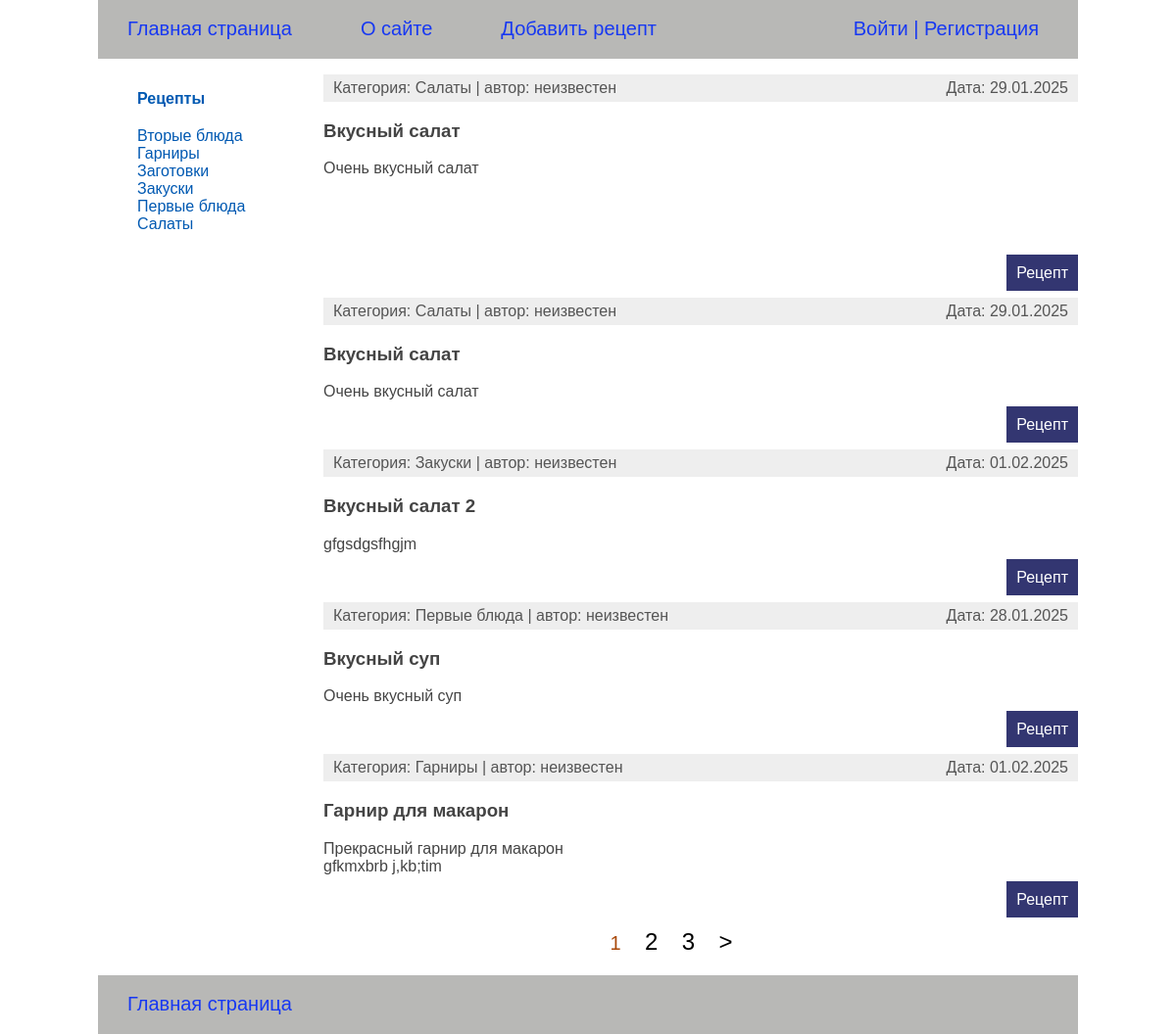
The app's page /, older data.
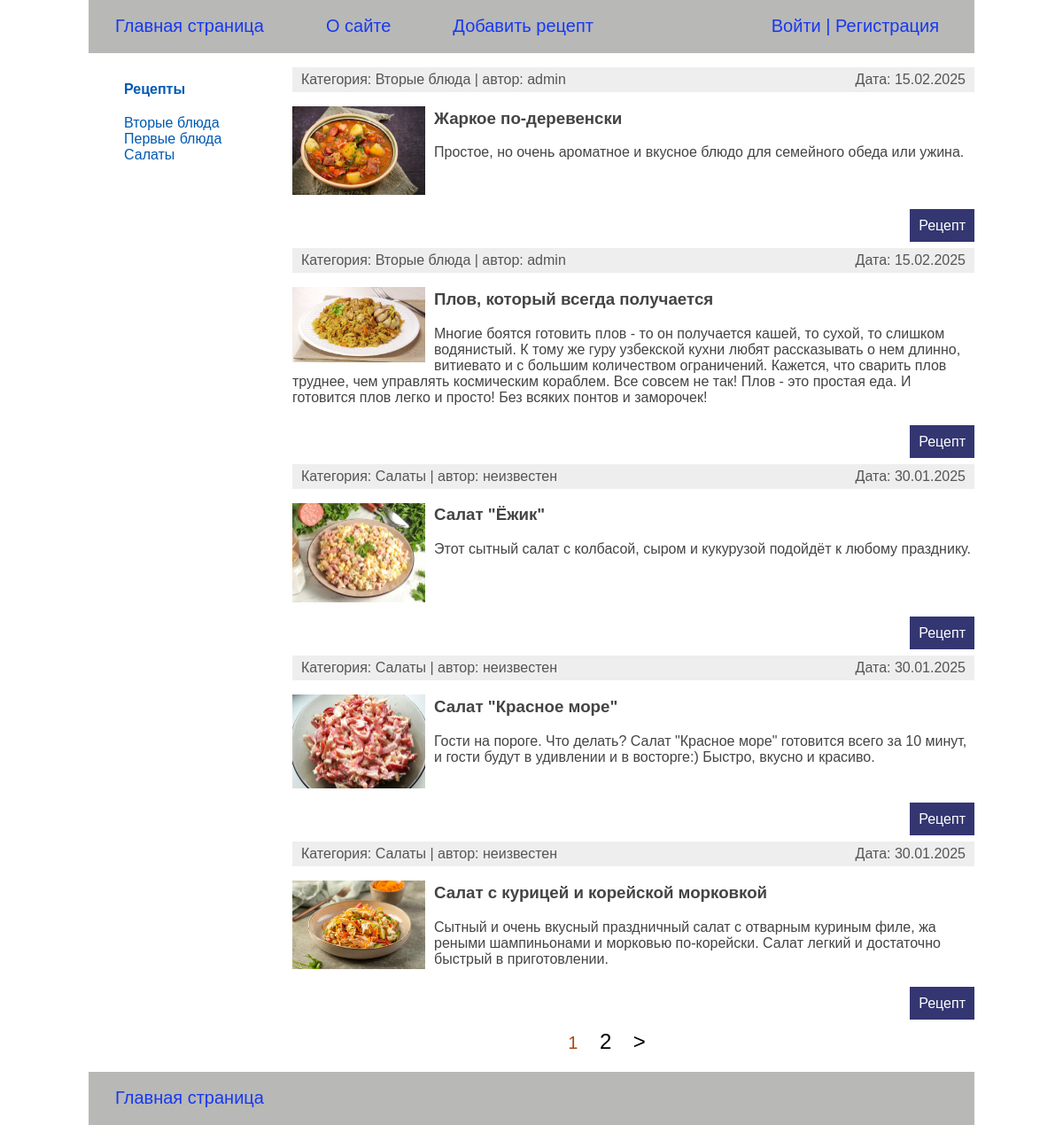
The same page, newer data.
### recipeapp/models.py (models this page shows, shortened)
class Category(models.Model):
    category_name = models.CharField(max_length=100, db_index=True, verbose_name='Категория')
    category_slug = models.SlugField(max_length=100, unique=True, db_index=True, verbose_name='Slug')
    class Meta:
        verbose_name = 'Категория'
        verbose_name_plural = 'Категории'
    def get_absolut_url(self):
        return reverse('category', kwargs={'category_slug': self.category_slug})

class RecipeBase(models.Model):
    recipe_title = models.CharField(max_length=255, verbose_name='Название рецепта')
    photos = models.ImageField(upload_to='photos/%Y/%m/%d',
                               default=None,
                               blank=True,
                               null=True,
                               verbose_name='Изображение')
    short_description = models.TextField(blank=True, verbose_name='Короткое описание')
    cooking_description = models.TextField(blank=True, verbose_name='Пошаговый рецепт')
    time_create = models.DateTimeField(auto_now_add=True)
    time_update = models.DateTimeField(auto_now=True, verbose_name='Дата изменения')
    category = models.ForeignKey('Category', on_delete=models.PROTECT, related_name='cat_recipe', verbose_name='Категория')
    recipe_ingredients = models.ManyToManyField(
        Ingredients,
        through='Composition',
        related_name='ingredients_recipe',
        verbose_name="Ингредиенты"
    )
    author = models.ForeignKey(
        get_user_model(),
        on_delete=models.SET_NULL,
        related_name='recipes',
        null=True,
        default=None,
        verbose_name="Автор")
    class Meta:
        ordering = ['recipe_title']
    def get_absolute_url(self):
        return reverse('detail', kwargs={'detail_id': self.pk})

### users/models.py (models this page shows)
class User(AbstractUser):
    photo = models.ImageField(upload_to="users/%Y/%m/%d/", blank=True, null=True, verbose_name="Фотография")
    date_birth = models.DateTimeField(blank=True, null=True, verbose_name="Дата рождения")

### recipeapp/views.py (the view)
# urls.py: path('', RecipeIndexView.as_view(), name='home'),
class RecipeIndexView(DataMixin, ListView):
    template_name = 'recipeapp/recipe-index.html'
    context_object_name = 'recipe'
    title_page = 'Главная'
    category_selected = 0
    paginate_by = 5
    def get_queryset(self):
        return RecipeBase.objects.all()

### recipeapp/templatetags/recipe_tags.py (called while the page is built)
@register.inclusion_tag('recipeapp/list_categories.html')
def show_categories(category_selected_id=0):
    categories = Category.objects.annotate(total=Count('cat_recipe')).filter(total__gt=0)
    return {'categories': categories, 'category_selected': category_selected_id}

### users/context_processors.py (called while the page is built)
def get_recipe_context(request):
    return {'mainmenu': menu}

### recipeapp/templates/recipeapp/recipe-index.html (shortened to what this page needs)
{% extends 'base.html' %}
{% block content %}
  <ul>
    {% for attr in recipe %}
    <li class="li_main_page">
      <div class="article-panel">
      <p class="first">Категория: {{attr.category.category_name}} | автор:
      {{ attr.author.username|default:"неизвестен" }}</p>
      <p class="last">Дата: {{attr.time_update|date:"d.m.Y" }}</p>
      </div>
      {% if attr.photos %}
      <p><img class="img-article-left thumb" src="{{attr.photos.url}}"></p>
      {% endif %}
      <h3>{{ attr.recipe_title }}</h3>
      {% autoescape off %}
        {{ attr.short_description|linebreaks }}
      {% endautoescape %}
        <p class="link-read-detail"><a href="{{ attr.get_absolute_url }}">Рецепт</a></p>
    </li>
    {% endfor %}
  </ul>
{% endblock %}
{% block navigate %}
{% if  page_obj.has_other_pages %}
  <nav class="list-pages">
    <ul>
      {% for p in paginator.page_range %}
      {% if page_obj.number == p %}
        <li class="page-num page-num-selected">{{ p }}</li>
      {% elif p > page_obj.number|add:-3 and p <= page_obj.number|add:2 %}
        <li class="page-num">
          <a href="?page={{ p }}">{{ p }}</a>
        </li>
      {% endif %}
      {% endfor %}
      {% if page_obj.has_next %}
        <li class="page-num">
            <a href="?page={{ page_obj.next_page_number }}">&gt;</a>
        </li>
      {% endif %}
    </ul>
  </nav>
{% endif %}
{% endblock %}

### recipeapp/templates/recipeapp/list_categories.html
{% for category in categories %}
    {% if category.id == category_selected %}
        <li class="selected">{{ category.category_name }}</li>
    {% else %}
        <li class="selected_cat"><a href="{{ category.get_absolut_url }}">{{ category.category_name }}</a></li>
    {% endif %}
{% endfor %}

Row changes from the older to the newer data that the page shows:
no longer on this page (row unchanged): Category: category_name "Гарниры"
no longer on this page (row unchanged): Category: category_name "Заготовки"
no longer on this page (row unchanged): Category: category_name "Закуски"
removed RecipeBase: category.category_name "Салаты", author.username "неизвестен", time_update "29.01.2025", recipe_title "Вкусный салат", short_description "Очень вкусный салат"
removed RecipeBase: category.category_name "Салаты", author.username "неизвестен", time_update "29.01.2025", recipe_title "Вкусный салат", short_description "Очень вкусный салат"
removed RecipeBase: category.category_name "Закуски", author.username "неизвестен", time_update "01.02.2025", recipe_title "Вкусный салат 2", short_description "gfgsdgsfhgjm"
removed RecipeBase: category.category_name "Первые блюда", author.username "неизвестен", time_update "28.01.2025", recipe_title "Вкусный суп", short_description "Очень вкусный суп"
removed RecipeBase: category.category_name "Гарниры", author.username "неизвестен", time_update "01.02.2025", recipe_title "Гарнир для макарон", short_description "Прекрасный гарнир для макарон gfkmxbrb j,kb;tim"
added RecipeBase: category.category_name "Вторые блюда", author.username "admin", time_update "15.02.2025", photos (picture), recipe_title "Жаркое по-деревенски", short_description "Простое, но очень ароматное и вкусное блюдо для семейного обеда или ужина."
added RecipeBase: category.category_name "Вторые блюда", author.username "admin", time_update "15.02.2025", photos (picture), recipe_title "Плов, который всегда получается", short_description "Многие боятся готовить плов - то он получается кашей, то сухой, то слишком водянистый. К тому же гуру узбекской кухни любят рассказывать о нем длинно, витиевато и с большим количеством ограничений. Кажется, что сварить плов труднее, чем управлять космическим кораблем. Все совсем не так! Плов - это простая еда. И готовится плов легко и просто! Без всяких понтов и заморочек!"
now on this page (row unchanged): RecipeBase: category.category_name "Салаты", author.username "неизвестен", time_update "30.01.2025", photos (picture), recipe_title "Салат \"Ёжик\"", short_description "Этот сытный салат с колбасой, сыром и кукурузой подойдёт к любому празднику."
now on this page (row unchanged): RecipeBase: category.category_name "Салаты", author.username "неизвестен", time_update "30.01.2025", photos (picture), recipe_title "Салат \"Красное море\"", short_description "Гости на пороге. Что делать? Салат \"Красное море\" готовится всего за 10 минут, и гости будут в удивлении и в восторге:) Быстро, вкусно и красиво."
now on this page (row unchanged): RecipeBase: category.category_name "Салаты", author.username "неизвестен", time_update "30.01.2025", photos (picture), recipe_title "Салат с курицей и корейской морковкой", short_description "Сытный и очень вкусный праздничный салат с отварным куриным филе, жа реными шампиньонами и морковью по-корейски. Салат легкий и достаточно быстрый в приготовлении."
Text that changed along with them:
list line gone: "3"
